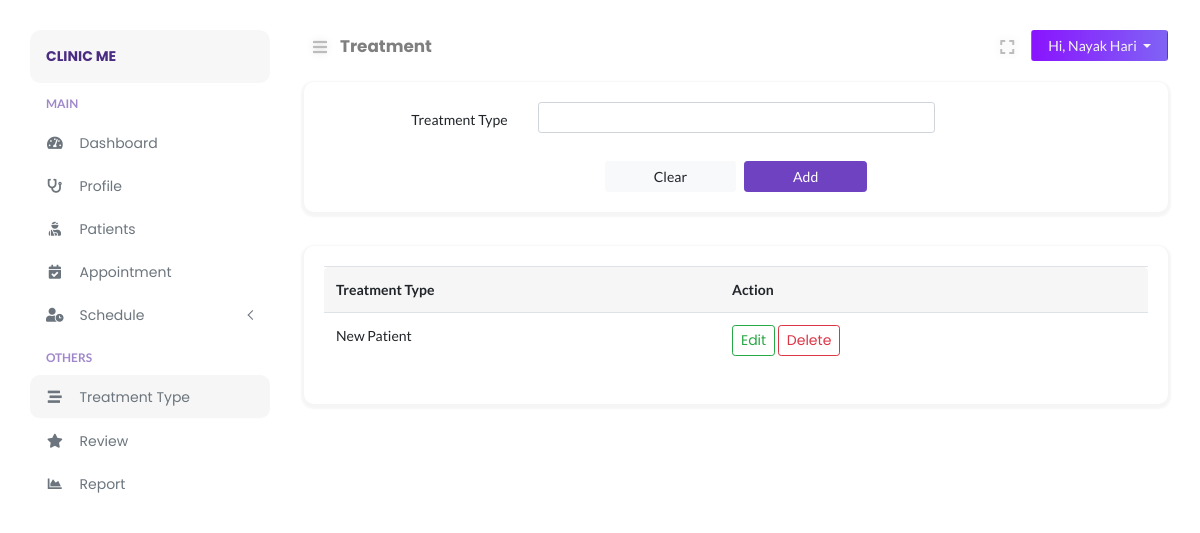
Page /doctor/treatment.php (signed in) on the committed database.
### tables this page shows
CREATE TABLE `doctors` (
  `doctor_id` int(11) NOT NULL,
  `doctor_avatar` varchar(255) DEFAULT NULL,
  `doctor_firstname` varchar(255) DEFAULT NULL,
  `doctor_lastname` varchar(255) DEFAULT NULL,
  `doctor_speciality` varchar(255) DEFAULT NULL,
  `doctor_experience` varchar(10) DEFAULT NULL,
  `doctor_desc` text,
  `doctor_password` varchar(500) DEFAULT NULL,
  `doctor_token` varchar(500) DEFAULT NULL,
  `doctor_spoke` varchar(255) DEFAULT NULL,
  `doctor_gender` varchar(10) DEFAULT NULL,
  `doctor_dob` date DEFAULT NULL,
  `doctor_email` varchar(255) DEFAULT NULL,
  `doctor_contact` varchar(15) DEFAULT NULL,
  `consult_fee` int(11) DEFAULT NULL,
  `date_created` datetime DEFAULT NULL,
  `clinic_id` int(11) DEFAULT NULL,
  `business_id` int(11) DEFAULT NULL
);

CREATE TABLE `treatment_type` (
  `treatment_id` int(11) NOT NULL,
  `treatment_name` varchar(255) NOT NULL,
  `doctor_id` int(11) NOT NULL
);

### doctor/includes/path.inc.php (called while the page is built, shortened)
<?php
$PATH = "doclab/doctor";
switch ($_SERVER["SCRIPT_NAME"]) {
    case '/'.$PATH.'/treatment.php':
        $CURRENT_PAGE = "Treatment";
        break;
}

### doctor/includes/session.inc.php (called while the page is built, shortened)
<?php
$sess_email = $_SESSION["DoctorRoleEmail"];
$stmt = $conn->prepare("SELECT * FROM doctors WHERE doctor_email = ?");
$stmt->bind_param("s", $sess_email);
$stmt->execute();
$doctor_result = $stmt->get_result();
$doctor_row = $doctor_result->fetch_assoc();

### doctor/treatment.php (the view, shortened to what this page needs)
<?php
include('../config/autoload.php');
include('./includes/path.inc.php');
include('./includes/session.inc.php');
$className = "";
?>
<!DOCTYPE html>
<html lang="en">
<head>
</head>
<body>
	<div class="page-content" id="content">
		<?php include HEADER; ?>
		<div class="row">
			<div class="col-md-12">
				<div class="card">
					<div class="card-body">
						<form class="inline-form" action="<?= htmlspecialchars($_SERVER['PHP_SELF']); ?>" method="POST">
							<div class="form-group row">
								<label for="inputTreatment" class="col-sm-3 col-form-label text-right">Treatment Type</label>
								<div class="col-sm-6">
									<input type="text" name="inputTreatment" id="inputTreatment" class="form-control form-control-sm <?= $className ?>">
								</div>
							</div>
							<div class="d-flex justify-content-md-center pt-2">
								<button type="reset" class="btn btn-light btn-sm px-5 mr-2" name="clearbtn">Clear</button>
								<button type="submit" class="btn btn-primary btn-sm px-5" name="submitbtn">Add</button>
							</div>
						</form>
					</div>
				</div>
			</div>
			<div class="col-md-12">
				<div class="card">
					<div class="card-body">
						<table class="table">
							<thead>
								<th>Treatment Type</th>
								<th>Action</th>
							</thead>
							<tbody>
							<?php
							$tresult = $conn->query("SELECT * FROM treatment_type WHERE doctor_id = '" . $doctor_row['doctor_id'] . "' ");
							if ($tresult->num_rows == 0) {
								echo '<tr><td colspan="3">No Record Found</td></tr>';
							} else {
								while ($trow = $tresult->fetch_assoc()) {
									?>
									<tr>
										<td><?= $trow['treatment_name'] ?></td>
										<td>
											<a class="btn btn-sm btn-outline-success" data-toggle="modal" href="#edit<?= $trow['treatment_id'] ?>">Edit</a>
											<a class="btn btn-sm btn-outline-danger" data-toggle="modal" href="#delete<?= $trow['treatment_id'] ?>">Delete</a>
										</td>
									</tr>
							<?php
								}
							}
							?>
							</tbody>
						</table>
					</div>
				</div>
			</div>
		</div>
	</div>
</body>
</html>

### doctor/layouts/nav_header.php (shortened to what this page needs)
<nav class="navbar navbar-header mb-2">
    <ul class="nav mr-auto">
        <li class="nav-item">
            <button class="btn btn-sm btn-expand" id="sidebarCollapse"><i class="fa fa-bars"></i></button>
        </li>
        <li class="nav-item nav-title">
            <a href="<?php echo $_SERVER["REQUEST_URI"];?>"><?php echo $CURRENT_PAGE;?></a>
        </li>
    </ul>
    <ul class="nav ml-auto">
        <li class="nav-item mr-2">
            <button class="btn btn-sm btn-expand" id="full-view"><i class="fa fa-expand"></i></button>
        </li>
        <li class="nav-item">
            <div class="btn-group">
                <button type="button" class="btn btn-sm dropdown-toggle btn-profile px-3" data-toggle="dropdown" aria-haspopup="true"
                    aria-expanded="false">
                    Hi, <?php echo $doctor_row["doctor_lastname"].' '.$doctor_row["doctor_firstname"]; ?>
                </button>
            </div>
        </li>
    </ul>
</nav>

### assets/css/typography.css (style rules this page uses)
body { font-size: 14px; font-family: 'Lato', sans-serif; }
a, a:visited { text-decoration: none; transition: all 0.3s ease-in-out; -webkit-transition: all 0.3s ease-in-out; -moz-transition: all 0.3s ease-in-out; -o-transition: all 0.3s ease-in-out; outline: 0; font-family: 'Poppins', 'Helvetica', sans-serif; }
ul, ol { margin-bottom: 0px; margin-top: 0px; padding: 0; }
ul { margin: 0; list-style-type: none; }
button { cursor: pointer; outline: none!important; letter-spacing: 0; }

### assets/css/default.css (style rules this page uses)
.navbar-header { padding: 0 !important; }
.nav-title { padding-top: 4px; margin-left: 4px; }
.nav-title a { font-weight: bold; font-size: 1.05rem; color: rgba(0, 0, 0, .5); }
.btn-profile { background: linear-gradient(to right, #8914fe 0%, #8063f5 100%); color: #f5f5f5; }
button.btn-expand { font-size: 16px !important; color: #bdbcbc; vertical-align: middle; text-shadow: 0 0 8px rgba(0, 0, 0, 0.12); -webkit-transition: color 0.3s ease 0s; transition: color 0.3s ease 0s; }
button#full-view { display: inline-block; }
body { overflow-x: hidden; background: #fff; }
.page-content { width: calc(100% - 15rem); margin-left: 16rem; transition: all 0.4s; padding: 1.9rem 3rem; }
:root { --primary-color: #6F42C2; }
.btn-primary { color: #fff; background-color: #6F42C2 !important; border-color: #6F42C2 !important; }
.card { margin: 10px 0; border-radius: 10px !important; border: 0; margin-bottom: 1.5rem; box-shadow: 0 2px 2px 3px rgba(0, 0, 0, .04); transition: all .2s ease-in-out; }
.table thead tr th, tfoot tr { background: #f6f6f6 !important; border-bottom: 0 !important; }
.table thead th:first-child { border-top-left-radius: 5px; }
.table thead th:last-child { border-top-right-radius: 5px; }
.table tbody tr { transition: all .2s; }

### assets/css/clinic/login.css (style rules this page uses)
html { min-height:100%; position:relative; }

### rows in the picture
doctors: doctor_lastname "Nayak", doctor_firstname "Hari"
treatment_type: treatment_name "New Patient"

### other values in the picture
$BRAND_NAME "CLINIC ME"
$CURRENT_PAGE "Treatment"
